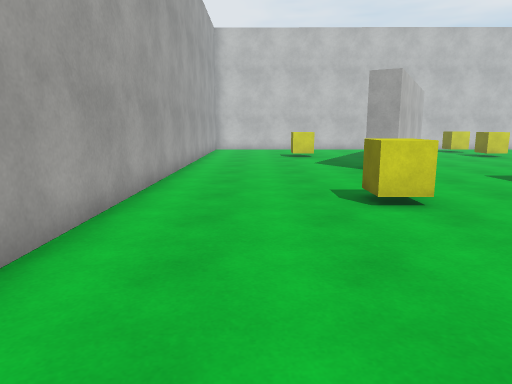
View 1 (above)

17 first-person views from a walk through a Unity game level. The camera is 1.4 m above the floor, tilts 10° down and sees 70° across. The floor is counted in squares, 1 m on a side. Each view is taken from the middle of a square. On the plan, view 1 faces up. The plan holds only what a view shows up to about 16 squares ahead; the rest is blank. The player character is not drawn. Surface patterns are stand-ins for the level's own textures.

View 2
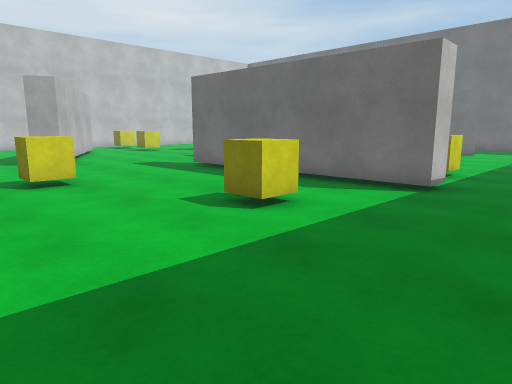

View 3
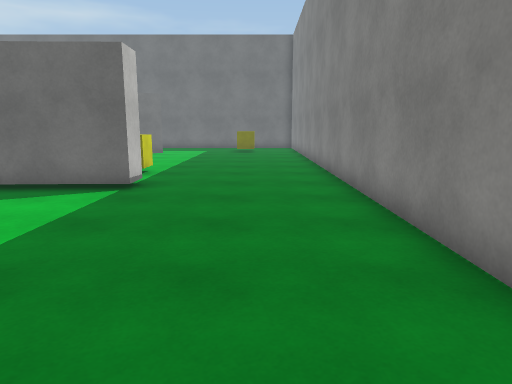

View 4
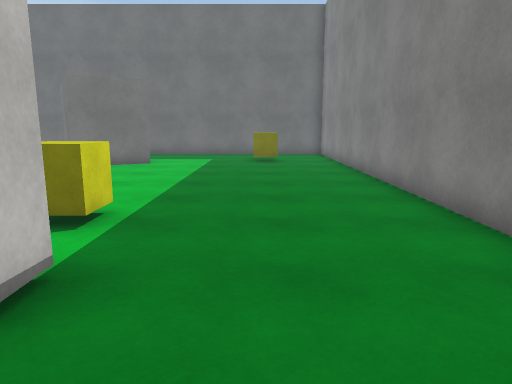

View 5
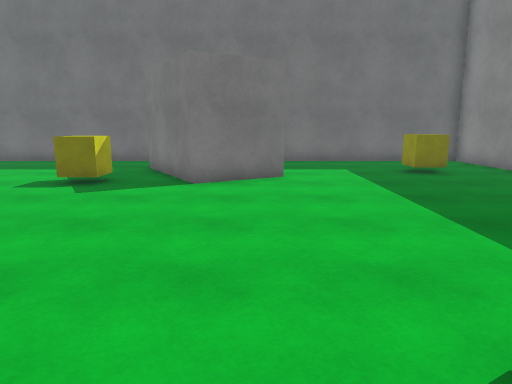

View 6
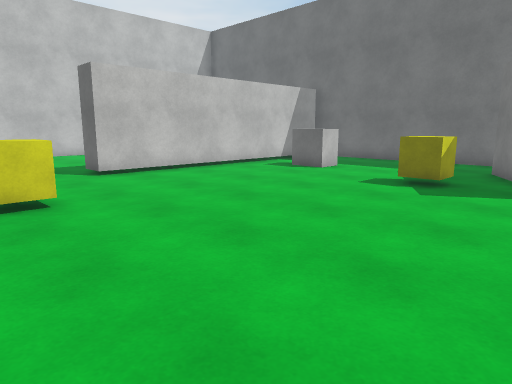

View 7
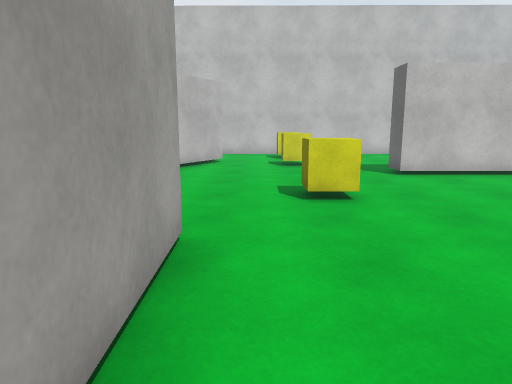

View 8
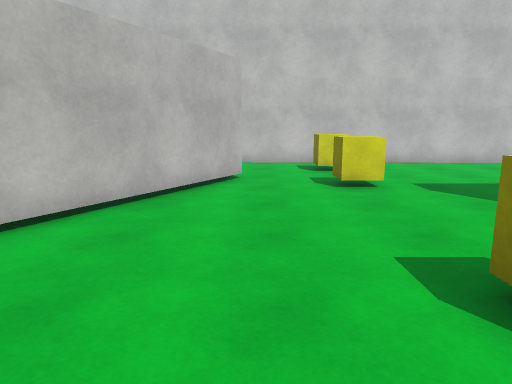

View 9
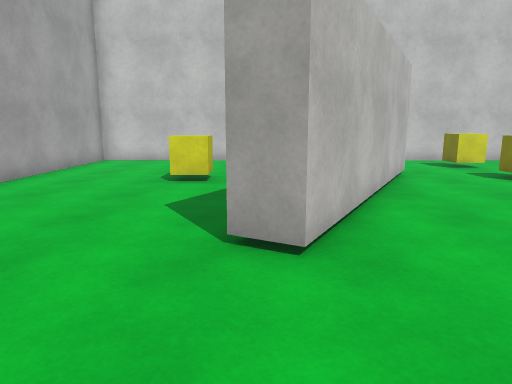

View 10
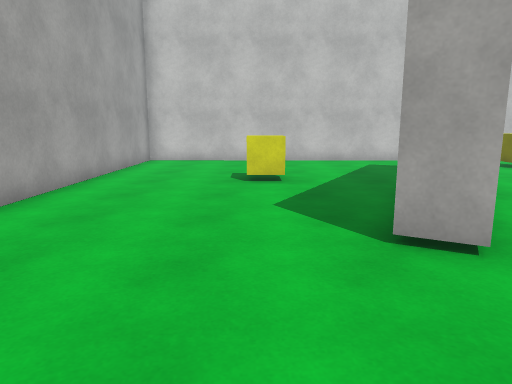

View 11
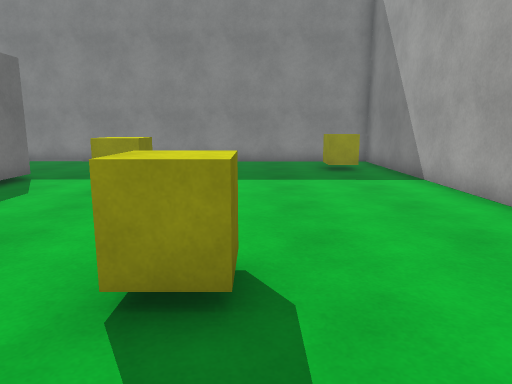

View 12
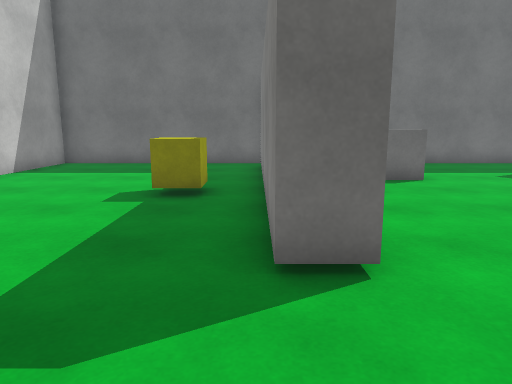

View 13
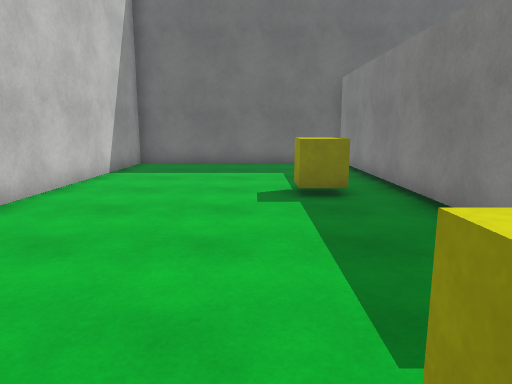

View 14
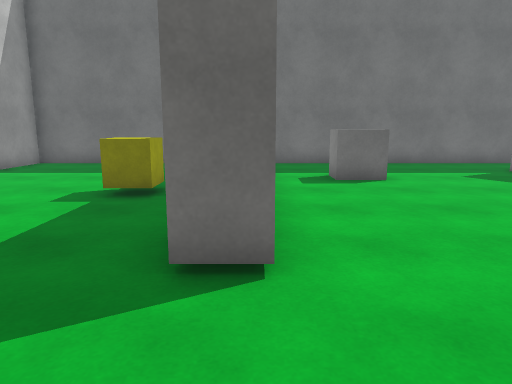

View 15
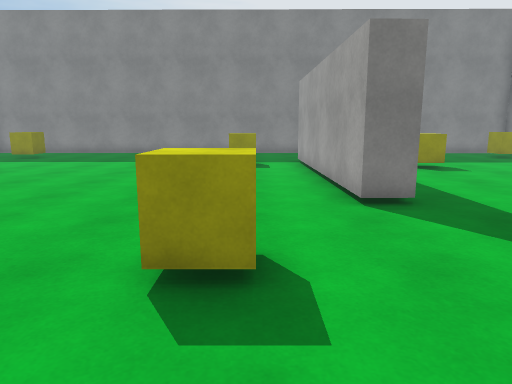

View 16
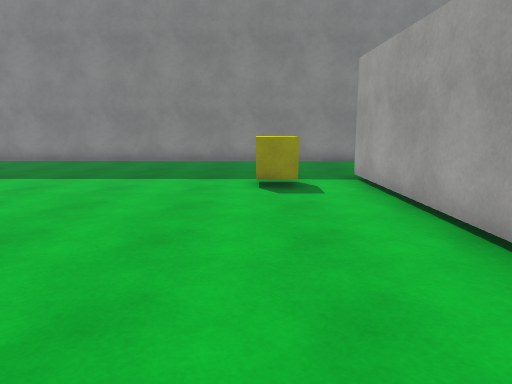

View 17
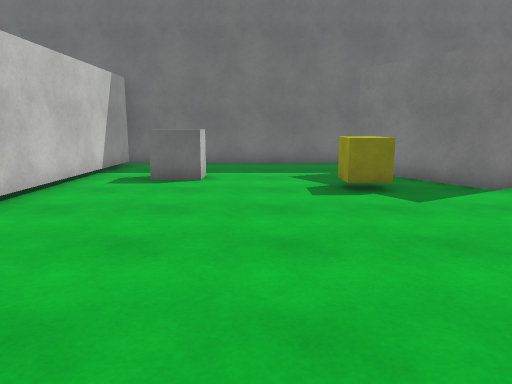

### Floor plan
Points are (right, up) in squares from view 1. A wall is a line through its corners. A room is listed if a view was taken in it or the views show most of it. See-through windows are left out.
Room 1 (views 1, 2, 3, 4, 5, 6, 7, 8, 9, 10, 11, 12, 13, 14, 15, 16, 17)
walls: (9.1, 8.4) (9.3, -0.1) (8.3, -0.1) (8.1, 8.4) (9.1, 8.4); (8.6, 19.3) (4.5, 11.8) (3.6, 12.3); (20.5, 2.2) (19.1, 4.6) (22.9, 6.8); (25.5, 4.9) (25.5, 23.6) (-2.6, 23.8) (-2.6, -5.2) (25.5, -5.5) (25.5, 1.9); (25, 14.8) (14.3, 14.8) (14.3, 15.8) (25, 15.8)
objects: other object (-1, -3) to (-1, -2); other object (2, 7) to (3, 7); other object (2, 18); other object (5, 2); other object (11, 1) to (12, 1); other object (11, 11) to (12, 11); other object (11, 18) to (12, 18); other object (11, 21) to (12, 21); other object (19, 17) to (19, 18); other object (20, 7); other object (21, 12) to (22, 13); other object (22, -3) to (22, -2)

Where each view was taken, in squares from view 1:
view 1: 0 up, 0 right, facing up
view 2: 3 down, 0 right, facing up-right
view 3: 3 down, 0 right, facing right
view 4: 2 down, 6 right, facing right
view 5: 3 up, 10 right, facing right
view 6: 4 up, 10 right, facing up-right
view 7: 4 up, 10 right, facing up
view 8: 9 up, 9 right, facing up
view 9: 8 up, 4 right, facing up
view 10: 8 up, 2 right, facing up
view 11: 10 up, 2 right, facing down
view 12: 16 up, 11 right, facing right
view 13: 19 up, 11 right, facing right
view 14: 15 up, 11 right, facing right
view 15: 15 up, 11 right, facing down
view 16: 10 up, 12 right, facing down
view 17: 10 up, 11 right, facing right
